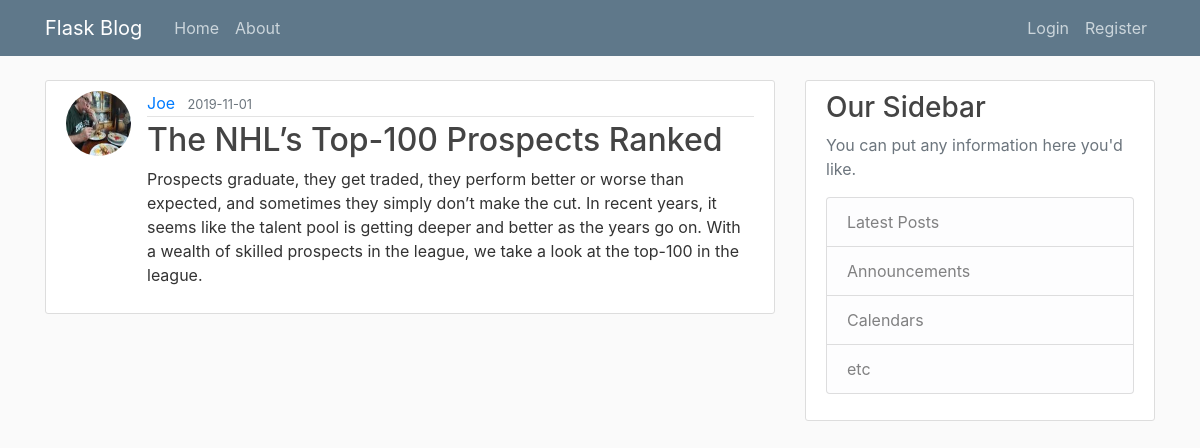
Page /post/7 on the committed database.
### flask_blog/models.py (models this page shows, shortened)
class User(db.Model, UserMixin):
    id = db.Column(db.Integer, primary_key=True)
    username = db.Column(db.String(20), unique=True, nullable=False)
    email = db.Column(db.String(120), unique=True, nullable=False)
    image_file = db.Column(db.String(20), nullable=False, default='default.jpg')
    password = db.Column(db.String(60), nullable=False)
    posts = db.relationship('Post', backref='author', lazy=True)

class Post(db.Model):
    id = db.Column(db.Integer, primary_key=True)
    title = db.Column(db.String(100), nullable=False)
    date_posted = db.Column(db.DateTime, nullable=False, default=datetime.utcnow)
    content = db.Column(db.Text, nullable=False)
    user_id = db.Column(db.Integer, db.ForeignKey('user.id'), nullable=False)

### flask_blog/routes.py (the view)
@app.route("/post/<int:post_id>")
def post(post_id):
    post = Post.query.get_or_404(post_id)
    return render_template('post.html', title=post.title, post=post)

### flask_blog/templates/post.html (shortened to what this page needs)
{% extends "layout.html" %}
{% block content %}
    <article class="media content-section">
        <img class="rounded-circle article-img" src="{{ url_for('static', filename='profile_pics/' + post.author.image_file) }}">
      <div class="media-body">
        <div class="article-metadata">
          <a class="mr-2" href="#">{{ post.author.username }}</a>
          <small class="text-muted">{{ post.date_posted.strftime('%Y-%m-%d') }}</small>
        </div>
        <h2 class="article-title">{{ post.title }}</h2>
        <p class="article-content">{{ post.content }}</p>
      </div>
    </article>
{% endblock content %}

### flask_blog/static/main.css (style rules this page uses)
body { background: #fafafa; color: #333333; margin-top: 5rem; }
h1, h2, h3, h4, h5, h6 { color: #444444; }
.content-section { background: #ffffff; padding: 10px 20px; border: 1px solid #dddddd; border-radius: 3px; margin-bottom: 20px; }
.article-title { color: #444444; }
.article-content { white-space: pre-line; }
.article-img { height: 65px; width: 65px; margin-right: 16px; }
.article-metadata { padding-bottom: 1px; margin-bottom: 4px; border-bottom: 1px solid #e3e3e3 }

### rows in the picture
User: image_file (picture), author.username "Joe"
Post: date_posted "2019-11-01", title "The NHL’s Top-100 Prospects Ranked", content "Prospects graduate, they get traded, they perform better or worse than expected, and sometimes they simply don’t make the cut. In recent years, it seems like the talent pool is getting deeper and better as the years go on. With a wealth of skilled prospects in the league, we take a look at the top-100 in the league."
